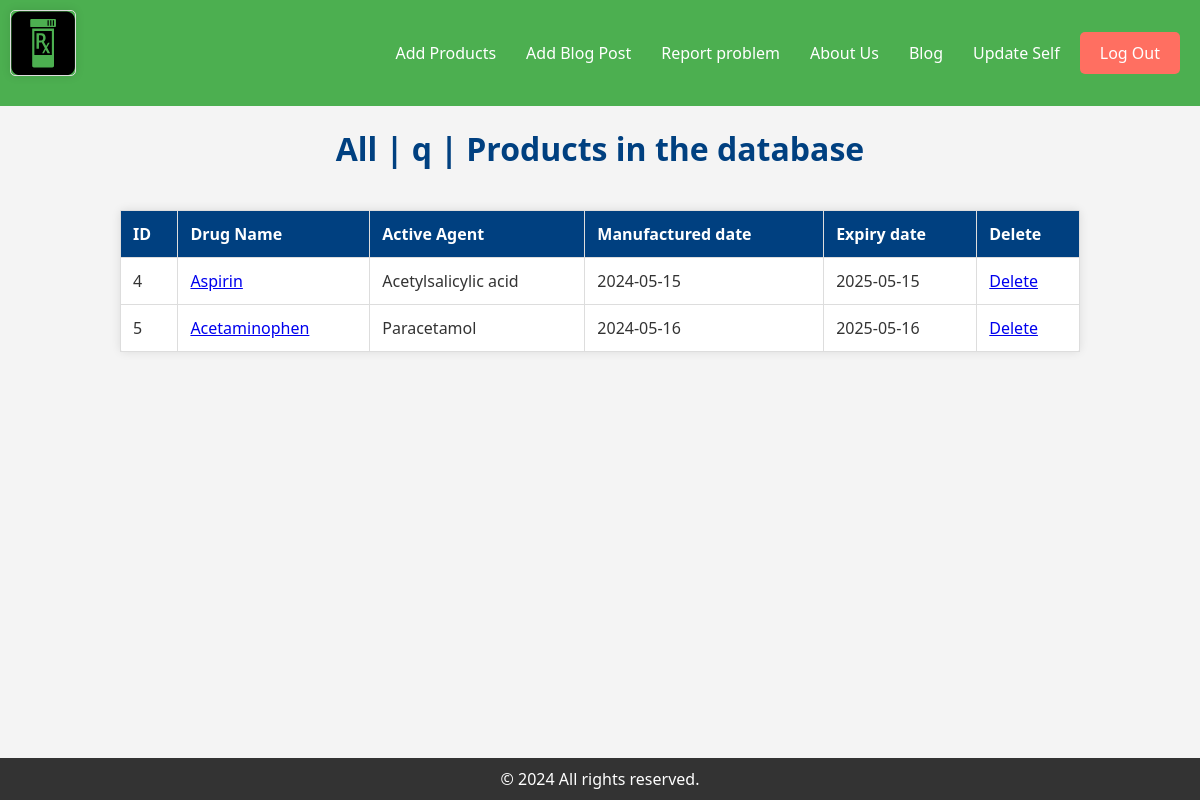
Page /manufacturer/allProducts.php (signed in) on the committed database.
### tables this page shows
CREATE TABLE `drugs` (
  `id` int(255) NOT NULL,
  `name` varchar(255) NOT NULL,
  `activeAgent` varchar(255) NOT NULL,
  `drugBatch` varchar(255) NOT NULL,
  `manufacturerName` varchar(255) NOT NULL,
  `image` varchar(255) NOT NULL,
  `drugDelivery` varchar(255) NOT NULL,
  `manufacturingDate` date NOT NULL,
  `expiryDate` date NOT NULL,
  `manufacturer_id` int(255) NOT NULL
);

### manufacturer/allProducts.php (the view, shortened to what this page needs)
<!DOCTYPE html>
<html lang="en">
<head>
</head>
<body>
    <?php
    include("manufacturer_header.php");
    $stmt = $conn->prepare("SELECT * FROM drugs WHERE manufacturer_id = $user_id");
    $stmt->execute();
    $result = $stmt->get_result();
    if ($result->num_rows > 0) {
    ?>
        <h1>All | <?php echo $user_name; ?> | Products in the database</h1>
        <table>
            <tr>
                <th>ID</th>
                <th>Drug Name</th>
                <th>Active Agent</th>
                <th>Manufactured date</th>
                <th>Expiry date</th>
                <th>Delete</th>
            </tr>
            <?php
            while ($fetch_details = $result->fetch_assoc()) {
            ?>
                <tr>
                    <td><?= $fetch_details['id']; ?></td>
                    <td><a href="viewProduct.php?id=<?= $fetch_details['id']; ?>"><?= $fetch_details['name']; ?></a></td>
                    <td><?= $fetch_details['activeAgent']; ?></td>
                    <td><?= $fetch_details['manufacturingDate']; ?></td>
                    <td><?= $fetch_details['expiryDate']; ?></td>
                    <td>
                        <a href="allProducts.php?delete=<?= $fetch_details['id']; ?>" onclick="return confirm('Are you sure!')">Delete</a>
                    </td>
                </tr>
            <?php
            }
            ?>
        </table>
    <?php
    } else {
        echo "<p class='error'>No Posted posts. Add some</p>";
        exit();
    }
    include("../includes/footer.php");
    ?>
</body>
</html>

### manufacturer/allProducts.php (style rules this page uses)
body { font-family: 'Arial', sans-serif; margin: 20px; text-align: center; background-color: #f5f5f5; color: #333; }
h1 { color: #004080; margin-bottom: 20px; }
table { border-collapse: collapse; width: 80%; margin: 20px auto; background-color: #fff; border: 1px solid #ddd; border-radius: 5px; box-shadow: 0 0 10px rgba(0, 0, 0, 0.1); }
th, td { border: 1px solid #ddd; padding: 12px; text-align: left; }
th { background-color: #004080; color: #fff; }

### includes/footer.php (style rules this page uses)
body { font-family: 'Segoe UI', Tahoma, Geneva, Verdana, sans-serif; margin: 0; padding: 0; background-color: #f4f4f4; color: #333; display: flex; flex-direction: column; min-height: 100vh; }

### rows in the picture
drugs: id "4", name "Aspirin", activeAgent "Acetylsalicylic acid", manufacturingDate "2024-05-15", expiryDate "2025-05-15"
drugs: id "5", name "Acetaminophen", activeAgent "Paracetamol", manufacturingDate "2024-05-16", expiryDate "2025-05-16"

### other values in the picture
$user_name "q"
